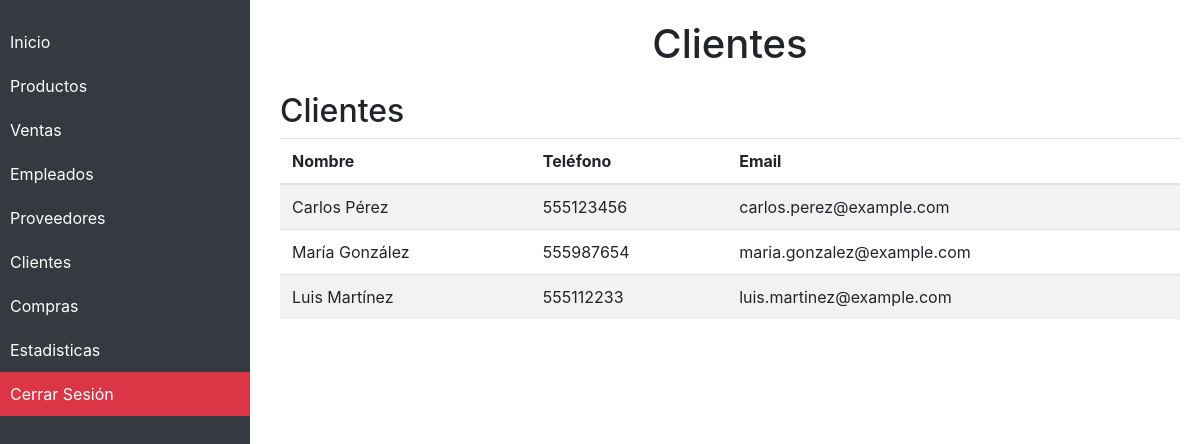
/clientes.php (signed in), run on the app's committed database.
### tables this page shows
CREATE TABLE `clientes` (
  `id_cliente` int(11) NOT NULL,
  `nombre` varchar(100) NOT NULL,
  `telefono` varchar(15) DEFAULT NULL,
  `email` varchar(100) DEFAULT NULL,
  `direccion` text DEFAULT NULL
);

### clientes.php (the view, shortened to what this page needs)
<?php
include 'db.php';
include 'sidebar.php';
$clientesQuery = $pdo->query("SELECT * FROM clientes");
?>
<body>
  <div class="content">
    <h1 class="text-center mb-4">Clientes</h1>
    <section id="clientes">
      <h2>Clientes</h2>
      <table class="table table-striped">
        <thead>
          <tr>
            <th>Nombre</th>
            <th>Teléfono</th>
            <th>Email</th>
          </tr>
        </thead>
        <tbody>
          <?php while ($cliente = $clientesQuery->fetch(PDO::FETCH_ASSOC)): ?>
            <tr>
              <td><?php echo htmlspecialchars($cliente['nombre']); ?></td>
              <td><?php echo htmlspecialchars($cliente['telefono']); ?></td>
              <td><?php echo htmlspecialchars($cliente['email']); ?></td>
            </tr>
          <?php endwhile; ?>
        </tbody>
      </table>
    </section>
  </div>
</body>
</html>

### sidebar.php (style rules this page uses)
.content { margin-left: 260px; padding: 20px; }

### data on the page
clientes: nombre "Carlos Pérez", telefono "555123456", email "carlos.perez@example.com"
clientes: nombre "María González", telefono "555987654", email "maria.gonzalez@example.com"
clientes: nombre "Luis Martínez", telefono "555112233", email "luis.martinez@example.com"
